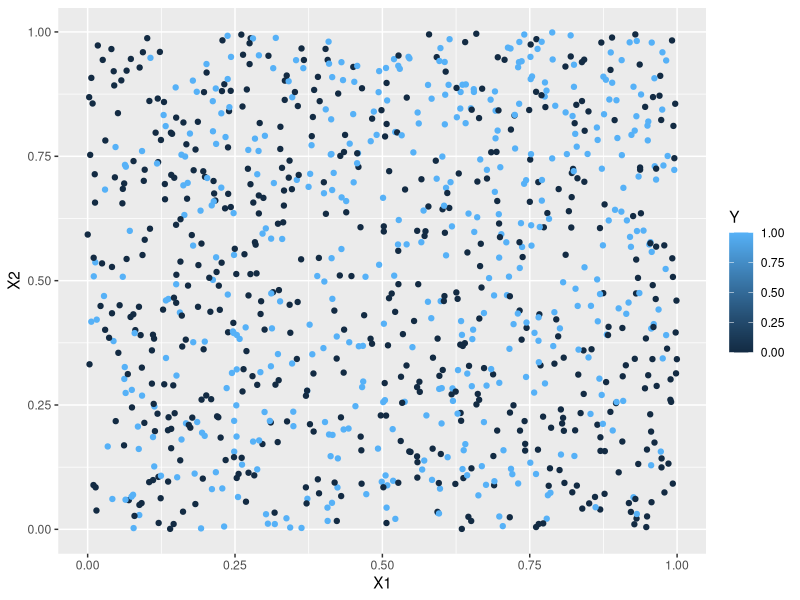
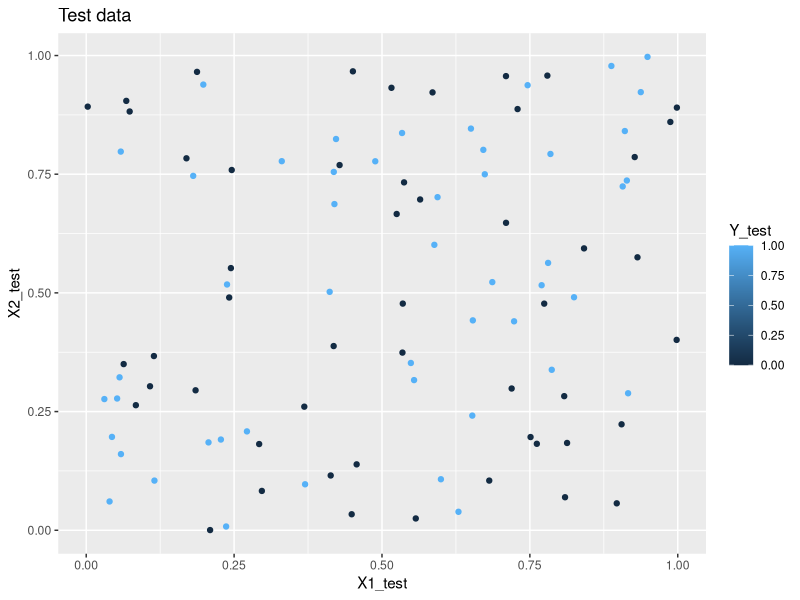
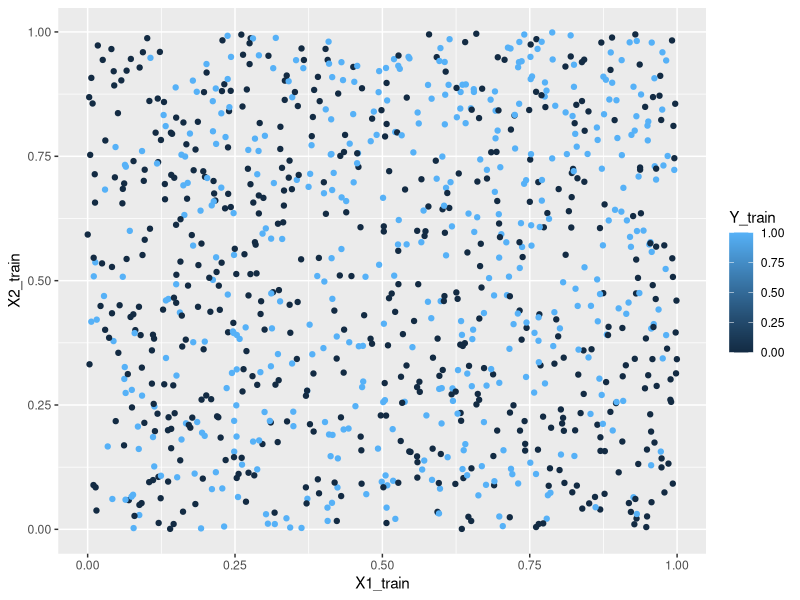

Write the R code that produced these figures, in order.
## ---- chunk 1
library(class)
suppressPackageStartupMessages(library(tidyverse))
## ---- chunk 2
#Generative model
set.seed(200) #setting a random seed so that we can
#reproduce everything exactly if we want to

generate_y <- function(x1,x2) { #two input parameters to generate the output y
  logit <- x1 -2*x2 -2*x1^2 + x2^2 + 3*x1*x2 
  p <- exp(logit)/(1+exp(logit)) #apply the inverse logit function
  y <- rbinom(1,1,p) #y becomes a 0 (with prob 1-p) or a 1 with probability p
}
## ---- chunk 3
# Generate a training dataset with 1000 points
set.seed(321)
n = 1000
X1 <- runif(n,0,1)
X2 <- runif(n,0,1)

#I'm going to use a for loop to generate 1000 y's
Y <- rep(0,n) #initializing my Y to be a vector of 0's
for (i in 1:n) {
  Y[i] <- generate_y(X1[i],X2[i])
}

sum(Y) #How many 0's and 1's were predicted? When n is very large
# about 48% of the Y's should be 1's. 

training <- cbind(X1,X2,Y) #combining all of my variables into a training dataset
ggplot(data=training, aes(x=X1, y=X2, color=Y)) +
  geom_point()
## ---- chunk 4
# Create the training dataset as above using seed=321
# Create a testing dataset using seed=323

set.seed(323)
n = 100
X1_test <- runif(n,0,1)
X2_test <- runif(n,0,1)

Y_test <- rep(0,n)
for (i in 1:n) {
  Y_test[i] <- generate_y(X1_test[i],X2_test[i])
}
test <- cbind(X1_test,X2_test,Y_test)
cat("# of 1s", sum(Y_test), "\n")
cat("# of 0s", sum(1-Y_test), "\n")
ggplot(data=test, aes(x=X1_test, y=X2_test, color=Y_test)) +
  geom_point() +
  ggtitle("Test data")
## ---- chunk 5
library(e1071)
## ---- chunk 6
# Generate a training dataset with 1000 points
set.seed(321)
n = 1000
X1_train <- runif(n,0,1)
X2_train <- runif(n,0,1)

#I'm going to use a for loop to generate 1000 y's
Y_train <- rep(0,n) #initializing my Y to be a vector of 0's
for (i in 1:n) {
  Y_train[i] <- generate_y(X1_train[i],X2_train[i])
}

sum(Y)

training <- cbind(X1_train,X2_train,Y_train)
ggplot(data=training, aes(x=X1_train, y=X2_train, color=Y_train)) +
  geom_point()
## ---- chunk 7
# fit the SVM with degree 3 polynomial
# note this implementation of svm
# means that small cost -> wide margin, large cost -> narrow margin
costs <- c(0.1,1)
# large gamma -> high similarities rewarded, small gamma -> less reward for similarities
gammas <- 10^(-1:1)
training <- data.frame(X1=X1_train, X2=X2_train, Y=as.factor(Y_train))
tune.out <- tune(svm, Y ~ ., data=training, kernel="polynomial", degree=3,
  ranges=list(cost=costs, gamma=gammas), tune.control=tune.control(cross=3))

## ---- chunk 8
summary(tune.out)
## ---- chunk 9
svm_deg3_final <- svm(Y ~ ., data=training, kernel="polynomial", degree=3, gamma=0.1, cost=0.1)
## ---- chunk 10
pred_deg3 <- predict(svm_deg3_final, newdata=data.frame(X1=X1_test, X2=X2_test))
sensitivity_deg3 <- sum(pred_deg3 == 1 & Y_test == 1) / sum(Y_test == 1)
specificity_deg3 <- sum(pred_deg3 == 0 & Y_test == 0) / sum(Y_test == 0)
misclassification_rate_deg3 <- mean(pred_deg3 != Y_test)
cat("Sensitivity:", sensitivity_deg3, "\n")
cat("Specificity:", specificity_deg3, "\n")
cat("Misclassification Rate:", misclassification_rate_deg3, "\n")
## ---- chunk 11
new_point <- data.frame(X1=0.75, X2=0.25)
pred_new_point_deg3 <- predict(svm_deg3_final, newdata=new_point)
cat("Prediction for new point (0.75, 0.25):", pred_new_point_deg3, "\n")
## ---- chunk 12
# fit the SVM with radial kernel
cat("Tuning radial svm")
costs <- c(0.1,1)
gammas <- 10^(-1:1)
training <- data.frame(X1=X1_train, X2=X2_train, Y=as.factor(Y_train))
tune.out_radial <- tune(svm, Y ~ ., data=training, kernel="radial",
  ranges=list(cost=costs, gamma=gammas), tune.control=tune.control(cross=3)
)
summary(tune.out_radial)
## ---- chunk 13
cat("Best parameters for radial SVM:", tune.out_radial$best.parameters$cost, ",", tune.out_radial$best.parameters$gamma, "\n")
cat("Best performance for radial SVM:", tune.out_radial$best.performance, "\n")
## ---- chunk 14
svm_radial_final <- svm(Y ~ ., data=training, kernel="radial", gamma=0.1, cost=1)
pred_radial <- predict(svm_radial_final, newdata=data.frame(X1=X1_test, X2=X2_test))
sensitivity_rad <- sum(pred_radial == 1 & Y_test == 1) / sum(Y_test == 1)
specificity_rad <- sum(pred_radial == 0 & Y_test == 0) / sum(Y_test == 0)
misclassification_rate_rad <- mean(pred_radial != Y_test)
cat("Sensitivity:", sensitivity_rad, "\n")
cat("Specificity:", specificity_rad, "\n")
cat("Misclassification Rate:", misclassification_rate_rad, "\n")
